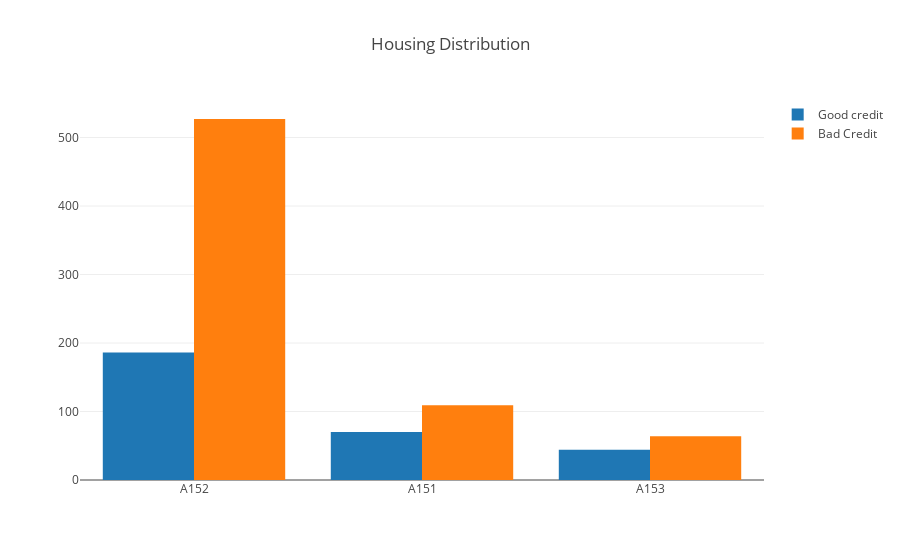

Here is the notebook cell this chart was saved with:
### Markdown cell above
## Look the distribuition of Housing own and rent by Risk

### Code cell
# First plot
trace0 = go.Bar(
    x = df_credit[df_credit["Cible"]== 2]["Statut_domicile"].value_counts().index.values,
    y = df_credit[df_credit["Cible"]== 2]["Statut_domicile"].value_counts().values,
    name='Good credit'
)

# Second plot
trace1 = go.Bar(
    x = df_credit[df_credit["Cible"]== 1]["Statut_domicile"].value_counts().index.values,
    y = df_credit[df_credit["Cible"]== 1]["Statut_domicile"].value_counts().values,
    name="Bad Credit"
)

data = [trace0, trace1]

layout = go.Layout(
    title='Housing Distribution'
)


fig = go.Figure(data=data, layout=layout)

py.iplot(fig, filename='Housing-Grouped')

### Figure 1 — Plotly figure (JSON) as saved in the notebook; plotly's stock layout.template omitted (floating-point values rounded to 4 significant figures)
{"data": [{"name": "Good credit", "type": "bar", "uid": "dd25c7f4-85d3-11e8-90f4-985fd3416bc2", "x": ["A152", "A151", "A153"], "y": [186, 70, 44]}, {"name": "Bad Credit", "type": "bar", "uid": "dd25ef0a-85d3-11e8-9e6d-985fd3416bc2", "x": ["A152", "A151", "A153"], "y": [527, 109, 64]}], "layout": {"title": "Housing Distribution"}}
